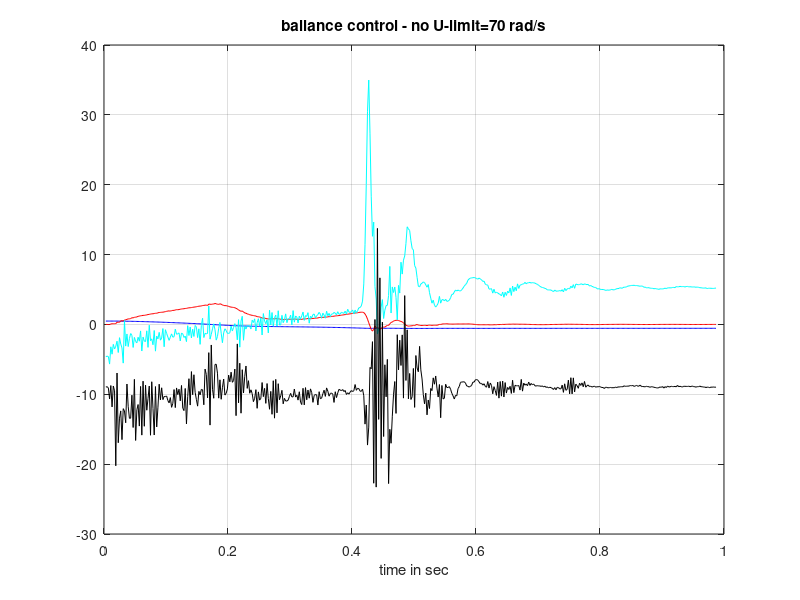

Write MATLAB code to recreate this figure. (Note: this script raises an error after producing the figure.)
% plot af data dra regbot
clear
close all
%% plot ballance on floor (free with wires - start flat)
data = load('b1/tilt_log_4.txt');
%  1    time 0.000 sec
%  2  3  4 Acc x,y,z [m/s2]: -2.637207 -1.026113 -10.699868
%  5  6  7 Gyro x,y,z [deg/s]: -9.765625 91.735840 -23.132324
%  8  9 Motor voltage [V] left, right: 3.0 3.0
% 10 11 Wheel velocity [r/s] left, right: 0.0000 0.0000
% 12 13 14 15 Pose x,y,h,tilt [m,m,rad,rad]: 0.0000 0.0000 0.000000 0.182945figure(86)
figure(86)
n = size(data,1) - 300;
hold off
plot(data(1:n,1), data(1:n,15), 'b');
hold on
plot(data(1:n,1), data(1:n,6)/100, 'r');
plot(data(1:n,1), data(1:n,2), 'c');
plot(data(1:n,1), data(1:n,4), 'k');
grid on
xlabel('time in sec');
title('ballance control - no U-limit=70 rad/s')
legend('tilt (deg)','gyro y', 'acc-x','acc-tilt',1)
%% tilt calculation
tau = 1.0;
lp = tf(1,[tau 1]);
T = 0.002;
lpz = c2d(lp,T,'tustin')
taua = 0.01;
lpa = tf(1,[taua 1]);
Ta = 0.002;
lpza = c2d(lpa,Ta,'tustin')
lpz.num{1}(2);
figure(95)
hold off
tiltacc = atan2(-data(1:n,2), -data(1:n,4));
tiltaccfilt = filter(lpz.num{1}, lpz.den{1}, tiltacc,[0.48]);
tiltaccfilta = filter(lpza.num{1}, lpza.den{1}, tiltacc,[0.48]);
gyrofilt = filter(lpz.num{1}, lpz.den{1}, data(1:n,6)*pi/180)*tau;
tiltsum = tiltaccfilt - gyrofilt;
plot(data(1:n,1), data(1:n,15), 'm');
hold on
%plot(data(1:n,1), tiltacc, 'k');
plot(data(1:n,1), tiltaccfilt, 'b');
plot(data(1:n,1), data(1:n,6)*pi/180/10, 'r');
plot(data(1:n,1), gyrofilt, 'c');
plot(data(1:n,1), tiltsum, 'k');
plot(data(1:n,1), tiltaccfilta, 'y');
legend('robot tilt [rad]', 'acc tilt fitered [rad]', 'gyro-y/10 [rad/s]', 'gyro - filt', 'sum', 'acc-filt fast')%,'Location','SouthWest')
grid on
%% plot of raw data from ballance
figure(14)
n = size(data,1);
hold off
plot(data(1:n,1), data(1:n,16)*10, 'b');
hold on
plot(data(1:n,1), data(1:n,3), 'r');
plot(data(1:n,1), data(1:n,5), 'm');
plot(data(1:n,1), data(1:n,7)/10, '.-c');
grid on
xlabel('time in sec');
title('ballance control - U-limit=70 rad/s')
legend('tilt error (rad*10)', 'acc X', 'acc Z', 'gyro y / 10',1)
%% CPU time
figure(15)
plot(data(1:n,1), data(1:n,21), 'r');
hold on
plot(data(1:n,1), data(1:n,20), 'b');
